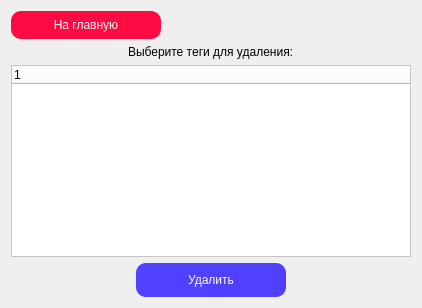
          <widget class="QWidget" name="page">
           <layout class="QGridLayout" name="gridLayout_12">
            <item row="0" column="0" alignment="Qt::AlignLeft">
             <widget class="QPushButton" name="back_to_main_window_delete_tag">
              <property name="minimumSize">
               <size>
                <width>150</width>
                <height>0</height>
               </size>
              </property>
              <property name="styleSheet">
               <string notr="true">background-color: rgb(255, 11, 68);
color: white;
font: 55 12pt &quot;MS Shell Dlg 2&quot;;
border-radius: 10px;
padding: 7px;</string>
              </property>
              <property name="text">
               <string>На главную</string>
              </property>
             </widget>
            </item>
            <item row="1" column="0">
             <layout class="QGridLayout" name="gridLayout_10">
              <item row="1" column="0" alignment="Qt::AlignHCenter">
               <widget class="QTreeWidget" name="window_delete_tag_treeWidget">
                <property name="minimumSize">
                 <size>
                  <width>400</width>
                  <height>0</height>
                 </size>
                </property>
                <property name="styleSheet">
                 <string notr="true">background-color: rgb(255, 255, 255);</string>
                </property>
                <column>
                 <property name="text">
                  <string notr="true">1</string>
                 </property>
                </column>
               </widget>
              </item>
              <item row="2" column="0" alignment="Qt::AlignHCenter">
               <widget class="QPushButton" name="window_delete_tag_btn_delete">
                <property name="minimumSize">
                 <size>
                  <width>150</width>
                  <height>0</height>
                 </size>
                </property>
                <property name="styleSheet">
                 <string notr="true">background-color: rgb(80, 64, 255);
color: white;
font: 75 12pt &quot;MS Shell Dlg 2&quot;;
border-radius: 10px;
padding: 10px;</string>
                </property>
                <property name="text">
                 <string>Удалить</string>
                </property>
               </widget>
              </item>
              <item row="0" column="0" alignment="Qt::AlignHCenter">
               <widget class="QLabel" name="window_delete_tag_labelTags">
                <property name="styleSheet">
                 <string notr="true">font: 75 12pt &quot;MS Shell Dlg 2&quot;;</string>
                </property>
                <property name="text">
                 <string>Выберите теги для удаления:</string>
                </property>
               </widget>
              </item>
             </layout>
            </item>
           </layout>
          </widget>
